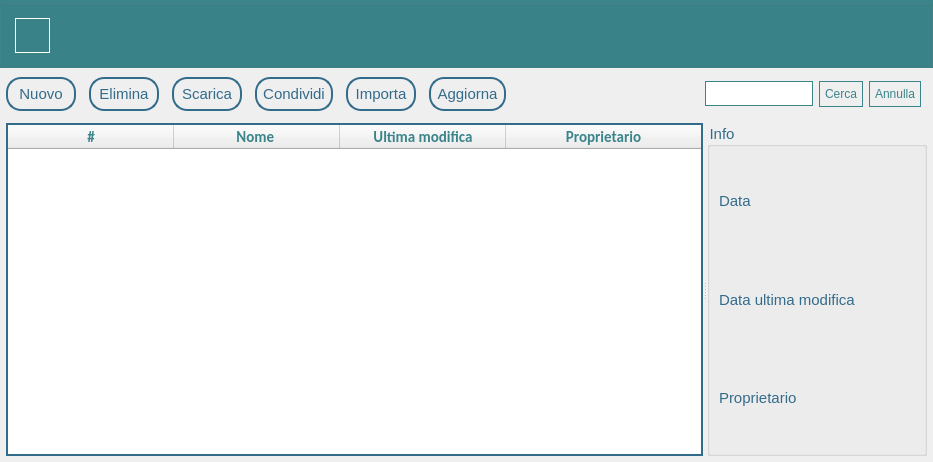
<?xml version="1.0" encoding="UTF-8"?>
<ui version="4.0">
 <class>Principale</class>
 <widget class="QMainWindow" name="Principale">
  <property name="enabled">
   <bool>true</bool>
  </property>
  <property name="geometry">
   <rect>
    <x>0</x>
    <y>0</y>
    <width>933</width>
    <height>462</height>
   </rect>
  </property>
  <property name="minimumSize">
   <size>
    <width>815</width>
    <height>400</height>
   </size>
  </property>
  <property name="windowTitle">
   <string>MainWindow</string>
  </property>
  <property name="styleSheet">
   <string notr="true">background-color: white;
border-color:10px solid black;
disabled
{
	background-color:grey;
}
</string>
  </property>
  <widget class="QWidget" name="centralwidget">
   <property name="sizePolicy">
    <sizepolicy hsizetype="Expanding" vsizetype="Expanding">
     <horstretch>0</horstretch>
     <verstretch>0</verstretch>
    </sizepolicy>
   </property>
   <property name="minimumSize">
    <size>
     <width>815</width>
     <height>0</height>
    </size>
   </property>
   <property name="styleSheet">
    <string notr="true"/>
   </property>
   <layout class="QVBoxLayout" name="verticalLayout_2" stretch="0,0">
    <property name="spacing">
     <number>5</number>
    </property>
    <property name="sizeConstraint">
     <enum>QLayout::SetNoConstraint</enum>
    </property>
    <property name="leftMargin">
     <number>0</number>
    </property>
    <property name="topMargin">
     <number>0</number>
    </property>
    <property name="rightMargin">
     <number>0</number>
    </property>
    <property name="bottomMargin">
     <number>0</number>
    </property>
    <item>
     <widget class="QGroupBox" name="groupBox">
      <property name="styleSheet">
       <string notr="true">background-color:#3a848a</string>
      </property>
      <layout class="QGridLayout" name="gridLayout">
       <property name="sizeConstraint">
        <enum>QLayout::SetDefaultConstraint</enum>
       </property>
       <property name="leftMargin">
        <number>12</number>
       </property>
       <property name="topMargin">
        <number>12</number>
       </property>
       <property name="rightMargin">
        <number>12</number>
       </property>
       <property name="bottomMargin">
        <number>12</number>
       </property>
       <item row="0" column="0">
        <widget class="QLabel" name="icona">
         <property name="sizePolicy">
          <sizepolicy hsizetype="Fixed" vsizetype="Preferred">
           <horstretch>0</horstretch>
           <verstretch>0</verstretch>
          </sizepolicy>
         </property>
         <property name="minimumSize">
          <size>
           <width>35</width>
           <height>35</height>
          </size>
         </property>
         <property name="styleSheet">
          <string notr="true">background-color:none;
border: 1px solid white</string>
         </property>
         <property name="text">
          <string/>
         </property>
        </widget>
       </item>
       <item row="0" column="1">
        <layout class="QHBoxLayout" name="horizontalLayout">
         <item>
          <spacer name="horizontalSpacer_2">
           <property name="orientation">
            <enum>Qt::Horizontal</enum>
           </property>
           <property name="sizeHint" stdset="0">
            <size>
             <width>40</width>
             <height>20</height>
            </size>
           </property>
          </spacer>
         </item>
        </layout>
       </item>
      </layout>
     </widget>
    </item>
    <item>
     <layout class="QVBoxLayout" name="verticalLayout_3">
      <property name="spacing">
       <number>9</number>
      </property>
      <property name="leftMargin">
       <number>6</number>
      </property>
      <property name="topMargin">
       <number>1</number>
      </property>
      <property name="rightMargin">
       <number>6</number>
      </property>
      <property name="bottomMargin">
       <number>6</number>
      </property>
      <item>
       <layout class="QHBoxLayout" name="barra2">
        <property name="spacing">
         <number>0</number>
        </property>
        <property name="sizeConstraint">
         <enum>QLayout::SetDefaultConstraint</enum>
        </property>
        <property name="topMargin">
         <number>3</number>
        </property>
        <property name="bottomMargin">
         <number>3</number>
        </property>
        <item>
         <layout class="QHBoxLayout" name="horizontalLayout_2">
          <property name="spacing">
           <number>13</number>
          </property>
          <item>
           <widget class="QPushButton" name="nuovo">
            <property name="sizePolicy">
             <sizepolicy hsizetype="Preferred" vsizetype="Fixed">
              <horstretch>0</horstretch>
              <verstretch>0</verstretch>
             </sizepolicy>
            </property>
            <property name="minimumSize">
             <size>
              <width>70</width>
              <height>0</height>
             </size>
            </property>
            <property name="styleSheet">
             <string notr="true">QPushButton
{
	background-color:none;
	border:2px solid #336b8a;
	padding: 6px;
	color: #336b8a;
	font-size: 15px;
	font-family: 'Calibri';
	border-radius: 15px;
}
QPushButton:hover
{
	background-color: #336b8a;
	color:white;
}
</string>
            </property>
            <property name="text">
             <string>Nuovo</string>
            </property>
           </widget>
          </item>
          <item>
           <widget class="QPushButton" name="elimina">
            <property name="enabled">
             <bool>true</bool>
            </property>
            <property name="sizePolicy">
             <sizepolicy hsizetype="Preferred" vsizetype="Fixed">
              <horstretch>0</horstretch>
              <verstretch>0</verstretch>
             </sizepolicy>
            </property>
            <property name="minimumSize">
             <size>
              <width>70</width>
              <height>0</height>
             </size>
            </property>
            <property name="styleSheet">
             <string notr="true">QPushButton
{
	background-color:none;
	border:2px solid #336b8a;
	padding: 6px;
	color: #336b8a;
	font-size: 15px;
	font-family: 'Calibri';
	border-radius: 15px;
}
QPushButton:hover
{
	background-color: #336b8a;
	color:white;
}
QPushButton:disabled
{
	border-radius: 15px;	
	background-color: rgb(223, 223, 223);
	color:white;
	border: 1px solid rgb(223, 223, 223);
	padding: 6px;
	font-size: 15px;
	font-family: 'Calibri';
}

</string>
            </property>
            <property name="text">
             <string>Elimina</string>
            </property>
           </widget>
          </item>
          <item>
           <widget class="QPushButton" name="scarica">
            <property name="sizePolicy">
             <sizepolicy hsizetype="Preferred" vsizetype="Fixed">
              <horstretch>0</horstretch>
              <verstretch>0</verstretch>
             </sizepolicy>
            </property>
            <property name="minimumSize">
             <size>
              <width>70</width>
              <height>0</height>
             </size>
            </property>
            <property name="styleSheet">
             <string notr="true">QPushButton
{
	background-color:none;
	border:2px solid #336b8a;
	padding: 6px;
	color: #336b8a;
	font-size: 15px;
	font-family: 'Calibri';
	border-radius: 15px;
}
QPushButton:hover
{
	background-color: #336b8a;
	color:white;
}
QPushButton:disabled
{
	border-radius: 15px;	
	background-color: rgb(223, 223, 223);
	color:white;
	border: 1px solid rgb(223, 223, 223);
	padding: 6px;
	font-size: 15px;
	font-family: 'Calibri';
}

</string>
            </property>
            <property name="text">
             <string>Scarica</string>
            </property>
           </widget>
          </item>
          <item>
           <widget class="QPushButton" name="condividi">
            <property name="minimumSize">
             <size>
              <width>70</width>
              <height>0</height>
             </size>
            </property>
            <property name="styleSheet">
             <string notr="true">QPushButton
{
	background-color:none;
	border:2px solid #336b8a;
	padding: 6px;
	color: #336b8a;
	font-size: 15px;
	font-family: 'Calibri';
	border-radius: 15px;
}
QPushButton:hover
{
	background-color: #336b8a;
	color:white;
}
QPushButton:disabled
{
	border-radius: 15px;	
	background-color: rgb(223, 223, 223);
	color:white;
	border: 1px solid rgb(223, 223, 223);
	padding: 6px;
	font-size: 15px;
	font-family: 'Calibri';
}

</string>
            </property>
            <property name="text">
             <string>Condividi</string>
            </property>
           </widget>
          </item>
          <item>
           <widget class="QPushButton" name="importa">
            <property name="sizePolicy">
             <sizepolicy hsizetype="Preferred" vsizetype="Fixed">
              <horstretch>0</horstretch>
              <verstretch>0</verstretch>
             </sizepolicy>
            </property>
            <property name="minimumSize">
             <size>
              <width>70</width>
              <height>0</height>
             </size>
            </property>
            <property name="styleSheet">
             <string notr="true">QPushButton
{
	background-color:none;
	border:2px solid #336b8a;
	padding: 6px;
	color: #336b8a;
	font-size: 15px;
	font-family: 'Calibri';
	border-radius: 15px;
}
QPushButton:hover
{
	background-color: #336b8a;
	color:white;
}
</string>
            </property>
            <property name="text">
             <string>Importa</string>
            </property>
           </widget>
          </item>
          <item>
           <widget class="QPushButton" name="aggiorna">
            <property name="sizePolicy">
             <sizepolicy hsizetype="Preferred" vsizetype="Fixed">
              <horstretch>0</horstretch>
              <verstretch>0</verstretch>
             </sizepolicy>
            </property>
            <property name="minimumSize">
             <size>
              <width>70</width>
              <height>0</height>
             </size>
            </property>
            <property name="styleSheet">
             <string notr="true">QPushButton
{
	background-color:none;
	border:2px solid #336b8a;
	padding: 6px;
	color: #336b8a;
	font-size: 15px;
	font-family: 'Calibri';
	border-radius: 15px;
}
QPushButton:hover
{
	background-color: #336b8a;
	color:white;
}
</string>
            </property>
            <property name="text">
             <string>Aggiorna</string>
            </property>
           </widget>
          </item>
         </layout>
        </item>
        <item>
         <spacer name="horizontalSpacer">
          <property name="orientation">
           <enum>Qt::Horizontal</enum>
          </property>
          <property name="sizeType">
           <enum>QSizePolicy::Expanding</enum>
          </property>
          <property name="sizeHint" stdset="0">
           <size>
            <width>98</width>
            <height>16</height>
           </size>
          </property>
         </spacer>
        </item>
        <item>
         <layout class="QHBoxLayout" name="horizontalLayout_3">
          <property name="spacing">
           <number>6</number>
          </property>
          <property name="sizeConstraint">
           <enum>QLayout::SetMaximumSize</enum>
          </property>
          <property name="leftMargin">
           <number>30</number>
          </property>
          <property name="rightMargin">
           <number>6</number>
          </property>
          <item>
           <widget class="QLineEdit" name="cercaBarra">
            <property name="sizePolicy">
             <sizepolicy hsizetype="Minimum" vsizetype="Fixed">
              <horstretch>16</horstretch>
              <verstretch>0</verstretch>
             </sizepolicy>
            </property>
            <property name="minimumSize">
             <size>
              <width>0</width>
              <height>25</height>
             </size>
            </property>
            <property name="font">
             <font>
              <family>Calibri</family>
              <pointsize>11</pointsize>
             </font>
            </property>
            <property name="styleSheet">
             <string notr="true">QLineEdit
{
	border:1px solid #3a848a;
}
QLineEdit:hover
{
	border:2px solid #3a848a;
}
QLineEdit:focus
{
	border:2px solid #3a848a;
}

</string>
            </property>
           </widget>
          </item>
          <item>
           <widget class="QPushButton" name="cerca">
            <property name="styleSheet">
             <string notr="true">QPushButton
{
	color: #3a848a;
	font-size: 12px;
	border: 1px solid #3a848a;
	padding: 5px;
	font-family: 'Calibri';
	background-color:none;
}
QPushButton:hover
{
	border:2px solid #3a848a;
}</string>
            </property>
            <property name="text">
             <string>Cerca</string>
            </property>
           </widget>
          </item>
          <item>
           <widget class="QPushButton" name="annullaCerca">
            <property name="styleSheet">
             <string notr="true">QPushButton
{
	color: #3a848a;
	font-size: 12px;
	border: 1px solid #3a848a;
	padding: 5px;
	font-family: 'Calibri';
	background-color:none;
}
QPushButton:hover
{
	border:2px solid #3a848a;
}</string>
            </property>
            <property name="text">
             <string>Annulla</string>
            </property>
           </widget>
          </item>
         </layout>
        </item>
       </layout>
      </item>
      <item>
       <widget class="QSplitter" name="barra3">
        <property name="sizePolicy">
         <sizepolicy hsizetype="Expanding" vsizetype="Expanding">
          <horstretch>0</horstretch>
          <verstretch>0</verstretch>
         </sizepolicy>
        </property>
        <property name="styleSheet">
         <string notr="true">background-color:none;</string>
        </property>
        <property name="frameShape">
         <enum>QFrame::NoFrame</enum>
        </property>
        <property name="orientation">
         <enum>Qt::Horizontal</enum>
        </property>
        <widget class="QTableWidget" name="lista">
         <property name="enabled">
          <bool>true</bool>
         </property>
         <property name="font">
          <font>
           <family>Calibri</family>
           <pointsize>-1</pointsize>
          </font>
         </property>
         <property name="tabletTracking">
          <bool>false</bool>
         </property>
         <property name="contextMenuPolicy">
          <enum>Qt::DefaultContextMenu</enum>
         </property>
         <property name="acceptDrops">
          <bool>false</bool>
         </property>
         <property name="autoFillBackground">
          <bool>false</bool>
         </property>
         <property name="styleSheet">
          <string notr="true">QTableWidget
{
	background-color:none;
	border: 2px solid #336b8a;
	font-family:'Calibri';
	font-size:13px;
	text-align:center;
}
</string>
         </property>
         <property name="frameShape">
          <enum>QFrame::NoFrame</enum>
         </property>
         <property name="frameShadow">
          <enum>QFrame::Sunken</enum>
         </property>
         <property name="lineWidth">
          <number>0</number>
         </property>
         <property name="midLineWidth">
          <number>0</number>
         </property>
         <property name="verticalScrollBarPolicy">
          <enum>Qt::ScrollBarAsNeeded</enum>
         </property>
         <property name="sizeAdjustPolicy">
          <enum>QAbstractScrollArea::AdjustIgnored</enum>
         </property>
         <property name="autoScroll">
          <bool>true</bool>
         </property>
         <property name="editTriggers">
          <set>QAbstractItemView::NoEditTriggers</set>
         </property>
         <property name="tabKeyNavigation">
          <bool>true</bool>
         </property>
         <property name="showDropIndicator" stdset="0">
          <bool>true</bool>
         </property>
         <property name="dragEnabled">
          <bool>false</bool>
         </property>
         <property name="dragDropOverwriteMode">
          <bool>false</bool>
         </property>
         <property name="alternatingRowColors">
          <bool>true</bool>
         </property>
         <property name="selectionMode">
          <enum>QAbstractItemView::SingleSelection</enum>
         </property>
         <property name="selectionBehavior">
          <enum>QAbstractItemView::SelectRows</enum>
         </property>
         <property name="iconSize">
          <size>
           <width>0</width>
           <height>0</height>
          </size>
         </property>
         <property name="textElideMode">
          <enum>Qt::ElideNone</enum>
         </property>
         <property name="showGrid">
          <bool>false</bool>
         </property>
         <property name="gridStyle">
          <enum>Qt::DashLine</enum>
         </property>
         <property name="sortingEnabled">
          <bool>true</bool>
         </property>
         <property name="wordWrap">
          <bool>false</bool>
         </property>
         <property name="cornerButtonEnabled">
          <bool>false</bool>
         </property>
         <property name="rowCount">
          <number>0</number>
         </property>
         <property name="columnCount">
          <number>4</number>
         </property>
         <attribute name="horizontalHeaderVisible">
          <bool>true</bool>
         </attribute>
         <attribute name="horizontalHeaderCascadingSectionResizes">
          <bool>false</bool>
         </attribute>
         <attribute name="horizontalHeaderMinimumSectionSize">
          <number>166</number>
         </attribute>
         <attribute name="horizontalHeaderDefaultSectionSize">
          <number>166</number>
         </attribute>
         <attribute name="horizontalHeaderHighlightSections">
          <bool>true</bool>
         </attribute>
         <attribute name="horizontalHeaderShowSortIndicator" stdset="0">
          <bool>true</bool>
         </attribute>
         <attribute name="horizontalHeaderStretchLastSection">
          <bool>true</bool>
         </attribute>
         <attribute name="verticalHeaderVisible">
          <bool>false</bool>
         </attribute>
         <attribute name="verticalHeaderCascadingSectionResizes">
          <bool>false</bool>
         </attribute>
         <attribute name="verticalHeaderMinimumSectionSize">
          <number>36</number>
         </attribute>
         <attribute name="verticalHeaderDefaultSectionSize">
          <number>36</number>
         </attribute>
         <attribute name="verticalHeaderHighlightSections">
          <bool>false</bool>
         </attribute>
         <attribute name="verticalHeaderShowSortIndicator" stdset="0">
          <bool>false</bool>
         </attribute>
         <attribute name="verticalHeaderStretchLastSection">
          <bool>false</bool>
         </attribute>
         <column>
          <property name="text">
           <string>#</string>
          </property>
          <property name="font">
           <font>
            <family>Calibri</family>
            <pointsize>11</pointsize>
            <weight>75</weight>
            <bold>true</bold>
           </font>
          </property>
          <property name="textAlignment">
           <set>AlignCenter</set>
          </property>
          <property name="foreground">
           <brush brushstyle="SolidPattern">
            <color alpha="255">
             <red>58</red>
             <green>132</green>
             <blue>138</blue>
            </color>
           </brush>
          </property>
         </column>
         <column>
          <property name="text">
           <string>Nome </string>
          </property>
          <property name="font">
           <font>
            <family>Calibri</family>
            <pointsize>11</pointsize>
            <weight>75</weight>
            <bold>true</bold>
           </font>
          </property>
          <property name="textAlignment">
           <set>AlignCenter</set>
          </property>
          <property name="background">
           <color>
            <red>255</red>
            <green>255</green>
            <blue>255</blue>
           </color>
          </property>
          <property name="foreground">
           <brush brushstyle="SolidPattern">
            <color alpha="255">
             <red>58</red>
             <green>132</green>
             <blue>138</blue>
            </color>
           </brush>
          </property>
         </column>
         <column>
          <property name="text">
           <string>Ultima modifica</string>
          </property>
          <property name="font">
           <font>
            <family>Calibri</family>
            <pointsize>11</pointsize>
            <weight>75</weight>
            <bold>true</bold>
           </font>
          </property>
          <property name="textAlignment">
           <set>AlignCenter</set>
          </property>
          <property name="foreground">
           <brush brushstyle="SolidPattern">
            <color alpha="255">
             <red>58</red>
             <green>132</green>
             <blue>138</blue>
            </color>
           </brush>
          </property>
         </column>
         <column>
          <property name="text">
           <string>Proprietario</string>
          </property>
          <property name="font">
           <font>
            <family>Calibri</family>
            <pointsize>11</pointsize>
            <weight>75</weight>
            <bold>true</bold>
           </font>
          </property>
          <property name="textAlignment">
           <set>AlignCenter</set>
          </property>
          <property name="foreground">
           <brush brushstyle="SolidPattern">
            <color alpha="255">
             <red>58</red>
             <green>132</green>
             <blue>138</blue>
            </color>
           </brush>
          </property>
         </column>
        </widget>
        <widget class="QGroupBox" name="info">
         <property name="maximumSize">
          <size>
           <width>220</width>
           <height>16777215</height>
          </size>
         </property>
         <property name="styleSheet">
          <string notr="true">color: #336b8a;
font-size: 15px;
font-family: 'Calibri';
background-color:none;

</string>
         </property>
         <property name="title">
          <string>Info</string>
         </property>
         <property name="flat">
          <bool>false</bool>
         </property>
         <property name="checkable">
          <bool>false</bool>
         </property>
         <layout class="QVBoxLayout" name="verticalLayout">
          <property name="topMargin">
           <number>8</number>
          </property>
          <property name="rightMargin">
           <number>13</number>
          </property>
          <item>
           <layout class="QHBoxLayout" name="horizontalLayout_4">
            <property name="spacing">
             <number>6</number>
            </property>
           </layout>
          </item>
          <item>
           <widget class="QLabel" name="data">
            <property name="styleSheet">
             <string notr="true"/>
            </property>
            <property name="text">
             <string>Data</string>
            </property>
           </widget>
          </item>
          <item>
           <widget class="QLabel" name="dataMod">
            <property name="styleSheet">
             <string notr="true">color:#336b8a</string>
            </property>
            <property name="text">
             <string>Data ultima modifica</string>
            </property>
           </widget>
          </item>
          <item>
           <widget class="QLabel" name="proprietario">
            <property name="text">
             <string>Proprietario</string>
            </property>
           </widget>
          </item>
         </layout>
        </widget>
       </widget>
      </item>
     </layout>
    </item>
   </layout>
  </widget>
 </widget>
 <resources/>
 <connections>
  <connection>
   <sender>cercaBarra</sender>
   <signal>returnPressed()</signal>
   <receiver>cerca</receiver>
   <slot>click()</slot>
   <hints>
    <hint type="sourcelabel">
     <x>900</x>
     <y>81</y>
    </hint>
    <hint type="destinationlabel">
     <x>947</x>
     <y>81</y>
    </hint>
   </hints>
  </connection>
  <connection>
   <sender>aggiorna</sender>
   <signal>clicked()</signal>
   <receiver>annullaCerca</receiver>
   <slot>click()</slot>
   <hints>
    <hint type="sourcelabel">
     <x>464</x>
     <y>71</y>
    </hint>
    <hint type="destinationlabel">
     <x>979</x>
     <y>63</y>
    </hint>
   </hints>
  </connection>
 </connections>
</ui>
